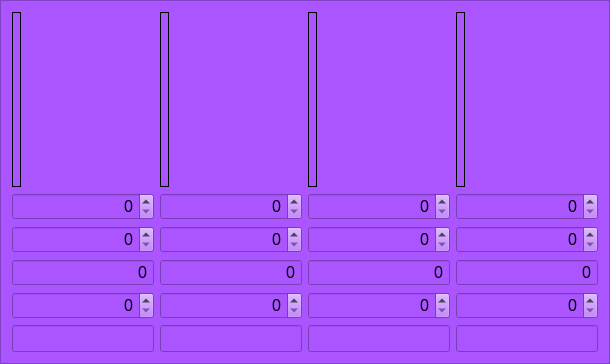
               <widget class="QFrame" name="frame_epic_2">
                <property name="sizePolicy">
                 <sizepolicy hsizetype="Preferred" vsizetype="MinimumExpanding">
                  <horstretch>0</horstretch>
                  <verstretch>0</verstretch>
                 </sizepolicy>
                </property>
                <property name="styleSheet">
                 <string notr="true">background-color: rgb(170, 85, 255)</string>
                </property>
                <property name="frameShape">
                 <enum>QFrame::StyledPanel</enum>
                </property>
                <property name="frameShadow">
                 <enum>QFrame::Raised</enum>
                </property>
                <layout class="QHBoxLayout" name="horizontalLayout_10">
                 <item>
                  <layout class="QVBoxLayout" name="verticalLayout_25">
                   <item>
                    <widget class="QLabel" name="e4_pic_2">
                     <property name="sizePolicy">
                      <sizepolicy hsizetype="Fixed" vsizetype="Fixed">
                       <horstretch>0</horstretch>
                       <verstretch>0</verstretch>
                      </sizepolicy>
                     </property>
                     <property name="minimumSize">
                      <size>
                       <width>0</width>
                       <height>175</height>
                      </size>
                     </property>
                     <property name="frameShape">
                      <enum>QFrame::Box</enum>
                     </property>
                     <property name="text">
                      <string/>
                     </property>
                     <property name="pixmap">
                      <pixmap resource="../img/img_files.qrc">:/img_nia/nia_E4.png</pixmap>
                     </property>
                     <property name="scaledContents">
                      <bool>true</bool>
                     </property>
                     <property name="alignment">
                      <set>Qt::AlignCenter</set>
                     </property>
                    </widget>
                   </item>
                   <item>
                    <widget class="QDoubleSpinBox" name="sb_e4_atual_2">
                     <property name="sizePolicy">
                      <sizepolicy hsizetype="MinimumExpanding" vsizetype="Maximum">
                       <horstretch>0</horstretch>
                       <verstretch>0</verstretch>
                      </sizepolicy>
                     </property>
                     <property name="font">
                      <font>
                       <pointsize>12</pointsize>
                      </font>
                     </property>
                     <property name="alignment">
                      <set>Qt::AlignRight|Qt::AlignTrailing|Qt::AlignVCenter</set>
                     </property>
                     <property name="accelerated">
                      <bool>true</bool>
                     </property>
                     <property name="showGroupSeparator" stdset="0">
                      <bool>true</bool>
                     </property>
                     <property name="decimals">
                      <number>0</number>
                     </property>
                    </widget>
                   </item>
                   <item>
                    <widget class="QDoubleSpinBox" name="sb_e4_wanted_2">
                     <property name="sizePolicy">
                      <sizepolicy hsizetype="MinimumExpanding" vsizetype="Maximum">
                       <horstretch>0</horstretch>
                       <verstretch>0</verstretch>
                      </sizepolicy>
                     </property>
                     <property name="font">
                      <font>
                       <pointsize>12</pointsize>
                      </font>
                     </property>
                     <property name="alignment">
                      <set>Qt::AlignRight|Qt::AlignTrailing|Qt::AlignVCenter</set>
                     </property>
                     <property name="accelerated">
                      <bool>true</bool>
                     </property>
                     <property name="showGroupSeparator" stdset="0">
                      <bool>true</bool>
                     </property>
                     <property name="decimals">
                      <number>0</number>
                     </property>
                    </widget>
                   </item>
                   <item>
                    <widget class="QDoubleSpinBox" name="sb_e4_needed_2">
                     <property name="sizePolicy">
                      <sizepolicy hsizetype="MinimumExpanding" vsizetype="Maximum">
                       <horstretch>0</horstretch>
                       <verstretch>0</verstretch>
                      </sizepolicy>
                     </property>
                     <property name="font">
                      <font>
                       <pointsize>12</pointsize>
                      </font>
                     </property>
                     <property name="focusPolicy">
                      <enum>Qt::NoFocus</enum>
                     </property>
                     <property name="alignment">
                      <set>Qt::AlignRight|Qt::AlignTrailing|Qt::AlignVCenter</set>
                     </property>
                     <property name="readOnly">
                      <bool>true</bool>
                     </property>
                     <property name="buttonSymbols">
                      <enum>QAbstractSpinBox::NoButtons</enum>
                     </property>
                     <property name="accelerated">
                      <bool>true</bool>
                     </property>
                     <property name="showGroupSeparator" stdset="0">
                      <bool>true</bool>
                     </property>
                     <property name="decimals">
                      <number>0</number>
                     </property>
                     <property name="maximum">
                      <double>9999999999999999635896294965248.000000000000000</double>
                     </property>
                    </widget>
                   </item>
                   <item>
                    <widget class="QSpinBox" name="sb_e4_rate_2">
                     <property name="sizePolicy">
                      <sizepolicy hsizetype="MinimumExpanding" vsizetype="Maximum">
                       <horstretch>0</horstretch>
                       <verstretch>0</verstretch>
                      </sizepolicy>
                     </property>
                     <property name="font">
                      <font>
                       <pointsize>12</pointsize>
                      </font>
                     </property>
                     <property name="alignment">
                      <set>Qt::AlignRight|Qt::AlignTrailing|Qt::AlignVCenter</set>
                     </property>
                     <property name="maximum">
                      <number>10000000</number>
                     </property>
                    </widget>
                   </item>
                   <item>
                    <widget class="QLineEdit" name="le_e4_time_2">
                     <property name="sizePolicy">
                      <sizepolicy hsizetype="Minimum" vsizetype="Maximum">
                       <horstretch>0</horstretch>
                       <verstretch>0</verstretch>
                      </sizepolicy>
                     </property>
                     <property name="font">
                      <font>
                       <pointsize>12</pointsize>
                      </font>
                     </property>
                     <property name="alignment">
                      <set>Qt::AlignRight|Qt::AlignTrailing|Qt::AlignVCenter</set>
                     </property>
                     <property name="readOnly">
                      <bool>true</bool>
                     </property>
                    </widget>
                   </item>
                  </layout>
                 </item>
                 <item>
                  <layout class="QVBoxLayout" name="verticalLayout_26">
                   <item>
                    <widget class="QLabel" name="e3_pic_2">
                     <property name="sizePolicy">
                      <sizepolicy hsizetype="Fixed" vsizetype="Fixed">
                       <horstretch>0</horstretch>
                       <verstretch>0</verstretch>
                      </sizepolicy>
                     </property>
                     <property name="minimumSize">
                      <size>
                       <width>0</width>
                       <height>175</height>
                      </size>
                     </property>
                     <property name="frameShape">
                      <enum>QFrame::Box</enum>
                     </property>
                     <property name="text">
                      <string/>
                     </property>
                     <property name="pixmap">
                      <pixmap resource="../img/img_files.qrc">:/img_nia/nia_E3.png</pixmap>
                     </property>
                     <property name="scaledContents">
                      <bool>true</bool>
                     </property>
                     <property name="alignment">
                      <set>Qt::AlignCenter</set>
                     </property>
                    </widget>
                   </item>
                   <item>
                    <widget class="QDoubleSpinBox" name="sb_e3_atual_2">
                     <property name="sizePolicy">
                      <sizepolicy hsizetype="MinimumExpanding" vsizetype="Maximum">
                       <horstretch>0</horstretch>
                       <verstretch>0</verstretch>
                      </sizepolicy>
                     </property>
                     <property name="font">
                      <font>
                       <pointsize>12</pointsize>
                      </font>
                     </property>
                     <property name="alignment">
                      <set>Qt::AlignRight|Qt::AlignTrailing|Qt::AlignVCenter</set>
                     </property>
                     <property name="accelerated">
                      <bool>true</bool>
                     </property>
                     <property name="showGroupSeparator" stdset="0">
                      <bool>true</bool>
                     </property>
                     <property name="decimals">
                      <number>0</number>
                     </property>
                    </widget>
                   </item>
                   <item>
                    <widget class="QDoubleSpinBox" name="sb_e3_wanted_2">
                     <property name="sizePolicy">
                      <sizepolicy hsizetype="MinimumExpanding" vsizetype="Maximum">
                       <horstretch>0</horstretch>
                       <verstretch>0</verstretch>
                      </sizepolicy>
                     </property>
                     <property name="font">
                      <font>
                       <pointsize>12</pointsize>
                      </font>
                     </property>
                     <property name="alignment">
                      <set>Qt::AlignRight|Qt::AlignTrailing|Qt::AlignVCenter</set>
                     </property>
                     <property name="accelerated">
                      <bool>true</bool>
                     </property>
                     <property name="showGroupSeparator" stdset="0">
                      <bool>true</bool>
                     </property>
                     <property name="decimals">
                      <number>0</number>
                     </property>
                    </widget>
                   </item>
                   <item>
                    <widget class="QDoubleSpinBox" name="sb_e3_needed_2">
                     <property name="sizePolicy">
                      <sizepolicy hsizetype="MinimumExpanding" vsizetype="Maximum">
                       <horstretch>0</horstretch>
                       <verstretch>0</verstretch>
                      </sizepolicy>
                     </property>
                     <property name="font">
                      <font>
                       <pointsize>12</pointsize>
                      </font>
                     </property>
                     <property name="focusPolicy">
                      <enum>Qt::NoFocus</enum>
                     </property>
                     <property name="alignment">
                      <set>Qt::AlignRight|Qt::AlignTrailing|Qt::AlignVCenter</set>
                     </property>
                     <property name="readOnly">
                      <bool>true</bool>
                     </property>
                     <property name="buttonSymbols">
                      <enum>QAbstractSpinBox::NoButtons</enum>
                     </property>
                     <property name="accelerated">
                      <bool>true</bool>
                     </property>
                     <property name="showGroupSeparator" stdset="0">
                      <bool>true</bool>
                     </property>
                     <property name="decimals">
                      <number>0</number>
                     </property>
                     <property name="maximum">
                      <double>100000000000000005366162204393472.000000000000000</double>
                     </property>
                    </widget>
                   </item>
                   <item>
                    <widget class="QSpinBox" name="sb_e3_rate_2">
                     <property name="sizePolicy">
                      <sizepolicy hsizetype="MinimumExpanding" vsizetype="Maximum">
                       <horstretch>0</horstretch>
                       <verstretch>0</verstretch>
                      </sizepolicy>
                     </property>
                     <property name="font">
                      <font>
                       <pointsize>12</pointsize>
                      </font>
                     </property>
                     <property name="alignment">
                      <set>Qt::AlignRight|Qt::AlignTrailing|Qt::AlignVCenter</set>
                     </property>
                     <property name="maximum">
                      <number>10000000</number>
                     </property>
                    </widget>
                   </item>
                   <item>
                    <widget class="QLineEdit" name="le_e3_time_2">
                     <property name="sizePolicy">
                      <sizepolicy hsizetype="Minimum" vsizetype="Maximum">
                       <horstretch>0</horstretch>
                       <verstretch>0</verstretch>
                      </sizepolicy>
                     </property>
                     <property name="font">
                      <font>
                       <pointsize>12</pointsize>
                      </font>
                     </property>
                     <property name="alignment">
                      <set>Qt::AlignRight|Qt::AlignTrailing|Qt::AlignVCenter</set>
                     </property>
                     <property name="readOnly">
                      <bool>true</bool>
                     </property>
                    </widget>
                   </item>
                  </layout>
                 </item>
                 <item>
                  <layout class="QVBoxLayout" name="verticalLayout_27">
                   <item>
                    <widget class="QLabel" name="e2_pic_2">
                     <property name="sizePolicy">
                      <sizepolicy hsizetype="Fixed" vsizetype="Fixed">
                       <horstretch>0</horstretch>
                       <verstretch>0</verstretch>
                      </sizepolicy>
                     </property>
                     <property name="minimumSize">
                      <size>
                       <width>0</width>
                       <height>175</height>
                      </size>
                     </property>
                     <property name="frameShape">
                      <enum>QFrame::Box</enum>
                     </property>
                     <property name="text">
                      <string/>
                     </property>
                     <property name="pixmap">
                      <pixmap resource="../img/img_files.qrc">:/img_nia/nia_E2.png</pixmap>
                     </property>
                     <property name="scaledContents">
                      <bool>true</bool>
                     </property>
                     <property name="alignment">
                      <set>Qt::AlignCenter</set>
                     </property>
                    </widget>
                   </item>
                   <item>
                    <widget class="QDoubleSpinBox" name="sb_e2_atual_2">
                     <property name="sizePolicy">
                      <sizepolicy hsizetype="MinimumExpanding" vsizetype="Maximum">
                       <horstretch>0</horstretch>
                       <verstretch>0</verstretch>
                      </sizepolicy>
                     </property>
                     <property name="font">
                      <font>
                       <pointsize>12</pointsize>
                      </font>
                     </property>
                     <property name="focusPolicy">
                      <enum>Qt::WheelFocus</enum>
                     </property>
                     <property name="alignment">
                      <set>Qt::AlignRight|Qt::AlignTrailing|Qt::AlignVCenter</set>
                     </property>
                     <property name="accelerated">
                      <bool>true</bool>
                     </property>
                     <property name="showGroupSeparator" stdset="0">
                      <bool>true</bool>
                     </property>
                     <property name="decimals">
                      <number>0</number>
                     </property>
                    </widget>
                   </item>
                   <item>
                    <widget class="QDoubleSpinBox" name="sb_e2_wanted_2">
                     <property name="sizePolicy">
                      <sizepolicy hsizetype="MinimumExpanding" vsizetype="Maximum">
                       <horstretch>0</horstretch>
                       <verstretch>0</verstretch>
                      </sizepolicy>
                     </property>
                     <property name="font">
                      <font>
                       <pointsize>12</pointsize>
                      </font>
                     </property>
                     <property name="alignment">
                      <set>Qt::AlignRight|Qt::AlignTrailing|Qt::AlignVCenter</set>
                     </property>
                     <property name="accelerated">
                      <bool>true</bool>
                     </property>
                     <property name="showGroupSeparator" stdset="0">
                      <bool>true</bool>
                     </property>
                     <property name="decimals">
                      <number>0</number>
                     </property>
                    </widget>
                   </item>
                   <item>
                    <widget class="QDoubleSpinBox" name="sb_e2_needed_2">
                     <property name="sizePolicy">
                      <sizepolicy hsizetype="MinimumExpanding" vsizetype="Maximum">
                       <horstretch>0</horstretch>
                       <verstretch>0</verstretch>
                      </sizepolicy>
                     </property>
                     <property name="font">
                      <font>
                       <pointsize>12</pointsize>
                      </font>
                     </property>
                     <property name="focusPolicy">
                      <enum>Qt::NoFocus</enum>
                     </property>
                     <property name="alignment">
                      <set>Qt::AlignRight|Qt::AlignTrailing|Qt::AlignVCenter</set>
                     </property>
                     <property name="readOnly">
                      <bool>true</bool>
                     </property>
                     <property name="buttonSymbols">
                      <enum>QAbstractSpinBox::NoButtons</enum>
                     </property>
                     <property name="accelerated">
                      <bool>true</bool>
                     </property>
                     <property name="showGroupSeparator" stdset="0">
                      <bool>true</bool>
                     </property>
                     <property name="decimals">
                      <number>0</number>
                     </property>
                     <property name="maximum">
                      <double>99999999999999991611392.000000000000000</double>
                     </property>
                    </widget>
                   </item>
                   <item>
                    <widget class="QSpinBox" name="sb_e2_rate_2">
                     <property name="sizePolicy">
                      <sizepolicy hsizetype="MinimumExpanding" vsizetype="Maximum">
                       <horstretch>0</horstretch>
                       <verstretch>0</verstretch>
                      </sizepolicy>
                     </property>
                     <property name="font">
                      <font>
                       <pointsize>12</pointsize>
                      </font>
                     </property>
                     <property name="alignment">
                      <set>Qt::AlignRight|Qt::AlignTrailing|Qt::AlignVCenter</set>
                     </property>
                     <property name="maximum">
                      <number>10000000</number>
                     </property>
                    </widget>
                   </item>
                   <item>
                    <widget class="QLineEdit" name="le_e2_time_2">
                     <property name="sizePolicy">
                      <sizepolicy hsizetype="Minimum" vsizetype="Maximum">
                       <horstretch>0</horstretch>
                       <verstretch>0</verstretch>
                      </sizepolicy>
                     </property>
                     <property name="font">
                      <font>
                       <pointsize>12</pointsize>
                      </font>
                     </property>
                     <property name="alignment">
                      <set>Qt::AlignRight|Qt::AlignTrailing|Qt::AlignVCenter</set>
                     </property>
                     <property name="readOnly">
                      <bool>true</bool>
                     </property>
                    </widget>
                   </item>
                  </layout>
                 </item>
                 <item>
                  <layout class="QVBoxLayout" name="verticalLayout_28">
                   <item>
                    <widget class="QLabel" name="e1_pic_2">
                     <property name="sizePolicy">
                      <sizepolicy hsizetype="Fixed" vsizetype="Fixed">
                       <horstretch>0</horstretch>
                       <verstretch>0</verstretch>
                      </sizepolicy>
                     </property>
                     <property name="minimumSize">
                      <size>
                       <width>0</width>
                       <height>175</height>
                      </size>
                     </property>
                     <property name="frameShape">
                      <enum>QFrame::Box</enum>
                     </property>
                     <property name="text">
                      <string/>
                     </property>
                     <property name="pixmap">
                      <pixmap resource="../img/img_files.qrc">:/img_nia/nia_E1.png</pixmap>
                     </property>
                     <property name="scaledContents">
                      <bool>true</bool>
                     </property>
                     <property name="alignment">
                      <set>Qt::AlignCenter</set>
                     </property>
                    </widget>
                   </item>
                   <item>
                    <widget class="QDoubleSpinBox" name="sb_e1_atual_2">
                     <property name="sizePolicy">
                      <sizepolicy hsizetype="MinimumExpanding" vsizetype="Maximum">
                       <horstretch>0</horstretch>
                       <verstretch>0</verstretch>
                      </sizepolicy>
                     </property>
                     <property name="font">
                      <font>
                       <pointsize>12</pointsize>
                      </font>
                     </property>
                     <property name="alignment">
                      <set>Qt::AlignRight|Qt::AlignTrailing|Qt::AlignVCenter</set>
                     </property>
                     <property name="accelerated">
                      <bool>true</bool>
                     </property>
                     <property name="showGroupSeparator" stdset="0">
                      <bool>true</bool>
                     </property>
                     <property name="decimals">
                      <number>0</number>
                     </property>
                    </widget>
                   </item>
                   <item>
                    <widget class="QDoubleSpinBox" name="sb_e1_wanted_2">
                     <property name="sizePolicy">
                      <sizepolicy hsizetype="MinimumExpanding" vsizetype="Maximum">
                       <horstretch>0</horstretch>
                       <verstretch>0</verstretch>
                      </sizepolicy>
                     </property>
                     <property name="font">
                      <font>
                       <pointsize>12</pointsize>
                      </font>
                     </property>
                     <property name="alignment">
                      <set>Qt::AlignRight|Qt::AlignTrailing|Qt::AlignVCenter</set>
                     </property>
                     <property name="accelerated">
                      <bool>true</bool>
                     </property>
                     <property name="showGroupSeparator" stdset="0">
                      <bool>true</bool>
                     </property>
                     <property name="decimals">
                      <number>0</number>
                     </property>
                    </widget>
                   </item>
                   <item>
                    <widget class="QDoubleSpinBox" name="sb_e1_needed_2">
                     <property name="sizePolicy">
                      <sizepolicy hsizetype="MinimumExpanding" vsizetype="Maximum">
                       <horstretch>0</horstretch>
                       <verstretch>0</verstretch>
                      </sizepolicy>
                     </property>
                     <property name="font">
                      <font>
                       <pointsize>12</pointsize>
                      </font>
                     </property>
                     <property name="focusPolicy">
                      <enum>Qt::NoFocus</enum>
                     </property>
                     <property name="alignment">
                      <set>Qt::AlignRight|Qt::AlignTrailing|Qt::AlignVCenter</set>
                     </property>
                     <property name="readOnly">
                      <bool>true</bool>
                     </property>
                     <property name="buttonSymbols">
                      <enum>QAbstractSpinBox::NoButtons</enum>
                     </property>
                     <property name="accelerated">
                      <bool>true</bool>
                     </property>
                     <property name="showGroupSeparator" stdset="0">
                      <bool>true</bool>
                     </property>
                     <property name="decimals">
                      <number>0</number>
                     </property>
                     <property name="maximum">
                      <double>9999999999999999635896294965248.000000000000000</double>
                     </property>
                    </widget>
                   </item>
                   <item>
                    <widget class="QSpinBox" name="sb_e1_rate_2">
                     <property name="sizePolicy">
                      <sizepolicy hsizetype="MinimumExpanding" vsizetype="Maximum">
                       <horstretch>0</horstretch>
                       <verstretch>0</verstretch>
                      </sizepolicy>
                     </property>
                     <property name="font">
                      <font>
                       <pointsize>12</pointsize>
                      </font>
                     </property>
                     <property name="alignment">
                      <set>Qt::AlignRight|Qt::AlignTrailing|Qt::AlignVCenter</set>
                     </property>
                     <property name="maximum">
                      <number>10000000</number>
                     </property>
                    </widget>
                   </item>
                   <item>
                    <widget class="QLineEdit" name="le_e1_time_2">
                     <property name="sizePolicy">
                      <sizepolicy hsizetype="Minimum" vsizetype="Maximum">
                       <horstretch>0</horstretch>
                       <verstretch>0</verstretch>
                      </sizepolicy>
                     </property>
                     <property name="font">
                      <font>
                       <pointsize>12</pointsize>
                      </font>
                     </property>
                     <property name="alignment">
                      <set>Qt::AlignRight|Qt::AlignTrailing|Qt::AlignVCenter</set>
                     </property>
                     <property name="readOnly">
                      <bool>true</bool>
                     </property>
                    </widget>
                   </item>
                  </layout>
                 </item>
                </layout>
               </widget>
